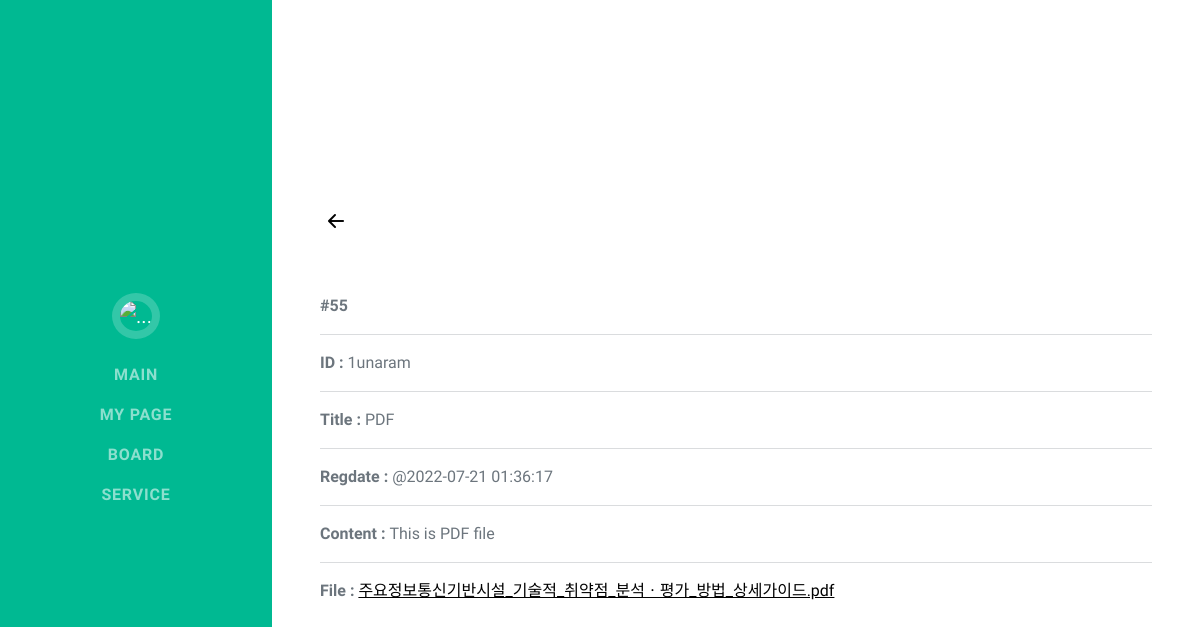
/src/board/detail.php?idx=55 (signed in), run on the app's committed database.
### tables this page shows
CREATE TABLE `board` (
  `idx` int(11) NOT NULL AUTO_INCREMENT,
  `uid` varchar(50) DEFAULT NULL,
  `title` varchar(150) DEFAULT NULL,
  `content` text DEFAULT NULL,
  `regdate` varchar(20) DEFAULT NULL,
  `secret` varchar(30) DEFAULT NULL,
  PRIMARY KEY (`idx`)
);

CREATE TABLE `file` (
  `idx` int(11) DEFAULT NULL,
  `name` varchar(255) DEFAULT NULL,
  `size` int(11) DEFAULT NULL
);

### src/dbClass.php (called while the page is built, shortened)
<?php
class db
{
	protected $connection;
	protected $query;
	public function __construct($dbhost = '13.125.207.167', $dbuser = 'root', $dbpass = '0620', $dbname = 'webhell_db', $charset = 'utf8')
	{
		$this->connection = new mysqli($dbhost, $dbuser, $dbpass, $dbname);
		$this->connection->set_charset($charset);
	}
	public function query($query)
	{
		if ($this->query = $this->connection->prepare($query)) {
			if (func_num_args() > 1) {
				$x = func_get_args();
				$args = array_slice($x, 1);
				$types = '';
				$args_ref = array();
				foreach ($args as $k => &$arg) {
					if (is_array($args[$k])) {
						foreach ($args[$k] as $j => &$a) {
							$types .= $this->_gettype($args[$k][$j]);
							$args_ref[] = &$a;
						}
					} else {
						$types .= $this->_gettype($args[$k]);
						$args_ref[] = &$arg;
					}
				}
				array_unshift($args_ref, $types);
				call_user_func_array(array($this->query, 'bind_param'), $args_ref);
			}
			$this->query->execute();
		} else {
			$this->error('Unable to prepare MySQL statement (check your syntax) - ' . $this->connection->error);
		}
		return $this;
	}
	public function fetchArray()
	{
		$params = array();
		$row = array();
		$meta = $this->query->result_metadata();
		while ($field = $meta->fetch_field()) {
			$params[] = &$row[$field->name];
		}
		call_user_func_array(array($this->query, 'bind_result'), $params);
		$result = array();
		while ($this->query->fetch()) {
			foreach ($row as $key => $val) {
				$result[$key] = $val;
			}
		}
		$this->query_closed = TRUE;
		return $result;
	}
	private function _gettype($var)
	{
		if (is_string($var)) return 's';
		return 'b';
	}
}
$db = new db();

### src/board/detail.php (the view, shortened to what this page needs)
<?
include "../default_setting.php";
?>
<!DOCTYPE html>
<html lang="ko">
<head>
    <link href="../../bootstrap/css/styles.css" rel="stylesheet" />
    <link rel="stylesheet" href="https://cdn.jsdelivr.net/npm/bootstrap-icons@1.9.0/font/bootstrap-icons.css">
    <link href="/src/mystyles.css" rel="stylesheet" />
</head>
<body id="page-top">
    <nav class="navbar navbar-expand-lg navbar-dark bg-primary fixed-top" id="sideNav">
        <a class="navbar-brand js-scroll-trigger" href="#page-top">
            <span class="d-none d-lg-block">
                <img class="img-fluid img-profile rounded-circle mx-auto mb-2" src="https://cdn.imweb.me/upload/S20200903356594b8dc821/0962e15de8a7a.jpg" alt="..." />
            </span>
        </a>
        <div class="collapse navbar-collapse" id="navbarResponsive">
            <ul class="navbar-nav">
                <li class="nav-item"><a class="nav-link js-scroll-trigger" href="../../">Main</a></li>
                <? if (isset($_SESSION['isLogin'])) { ?>
                    <li class="nav-item"><a class="nav-link js-scroll-trigger" href="/src/mypage">My page</a></li>
                <? } ?>
                <li class="nav-item"><a class="nav-link js-scroll-trigger" href="./">Board</a></li>
                <li class="nav-item"><a class="nav-link" href="/src/service/">Service</a></li>
            </ul>
        </div>
    </nav>
    <div class="container p-0">
        <section class="resume-section" id="about">
            <div class="resume-section-content">
                <?
                $query = "select * from board where idx=?";
                $data = $db->query($query, $_GET['idx'])->fetchArray();
                $file_query = "SELECT * FROM file WHERE idx=?";
                $file = $db->query($file_query, $_GET['idx'])->fetchArray();
                ?>
                <div class="mb-5">
                    <a href="./"><i class="bi bi-arrow-left-short fa-2x"></i></a>
                </div>
                <div <? if ($data['secret'] != NULL) {
                            echo "style='display:none;'";
                        } ?> id="postDetail">
                    <b>#<?= $data['idx'] ?></b>
                    <hr>
                    <b>ID : </b><?= $data['uid'] ?>
                    <hr>
                    <b>Title : </b><?= $data['title'] ?>
                    <hr>
                    <b>Regdate : </b>@<?= $data['regdate'] ?>
                    <hr>
                    <b>Content : </b><?= nl2br($data['content']) ?>
                    <?
                    if ($file) {
                        echo "<hr><b>File : </b>";
                        $file_idx = $file['idx'];
                        $file_name = $file['name'];
                        echo "<a href='fileDownload.php?file_idx=$file_idx'>$file_name</a>";
                    }
                    ?>
                </div>
            </div>
        </section>
    </div>
</body>
</html>

### data on the page
board: idx "55", uid "1unaram", title "PDF", regdate "2022-07-21 01:36:17", content "This is PDF file"
file: name "주요정보통신기반시설_기술적_취약점_분석ㆍ평가_방법_상세가이드.pdf"
